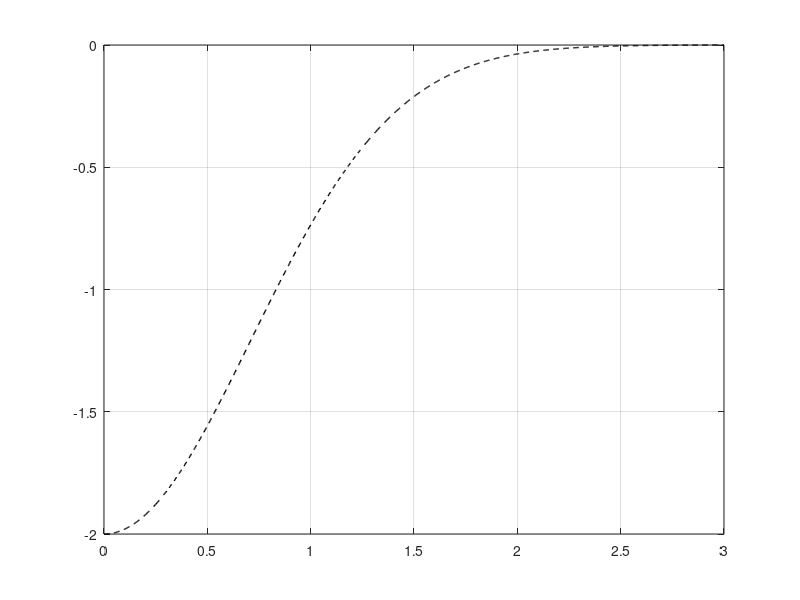

The MATLAB source for this figure: (Note: this script raises an error after producing the figure.)
% Esercizio 1 Laboratorio 12

clear; close all; clc

%% a) implementazione del metodo di Eulero in Avanti

f = @(t,y) -2 * t .* y;

% DOMANDA: perché non abbiamo usato il prodotto vettoriale (.*)? bensì il
% prodotto puntata (*)?
% SPIEGAZIONE: in questo caso particolare non è necessario perché la
% funzione eulero in avanti lavora con gli scalari. Questa scrittura ha
% però dei limiti.

t_0 = 0; t_max = 3;

y0 = -2;

%% b) soluzione del metodo di Eulero Avanti

% plot sol. esatta per confronto
figure(); 
xvect = linspace( t_0, t_max, 1e3 );
yvect = -2 * exp(- xvect.^2);                   % sol. esatta
plot( xvect, yvect, 'k--', 'LineWidth', 1 );
hold on; grid on;

% errore di approssimazione
err = zeros(1, 2);

% risoluzione problema di Cauchy
hvect = [ 3/6 3/20 ];
for ii = 1: 2
    [ th, uh ] = eulero_avanti( f, t_0, t_max, y0, hvect(ii) );
    yvect = -2 * exp(- th.^2);                  % ridimensionamento di y
    err( ii ) = norm( uh-yvect, inf );
    plot( th, uh );
end

% legenda e assi
title('metodo del Eulero Avanti');
legend( 'sol. esatta', 'h = 3/6', 'h = 3/20' );
xlabel( 't' );
ylabel( 'uh' );

% errore:
disp('metodo del Eulero in Avanti:');
for ii = 1:2
    fprintf(">> per h = %g, errore nell'approssimazione è: %g \n", hvect(ii), err(ii));
end

%% c) implementazione del metodo di Eulero Indietro

% f(t,y) = a(t)y + b(t)
a = @(t) -2 * t ; 
b = @(t) 0;

%% d) risoluzione del problema di Cauchy col metodo di Eulero Indietro
% plot sol. esatta per confronto
figure(); 
xvect = linspace( t_0, t_max, 1e3 );
yvect = -2 * exp(- xvect.^2);                   % sol. esatta
plot( xvect, yvect, 'k--', 'LineWidth', 1 );
hold on; grid on;

% errore di approssimazione
err = zeros(1, 2);

% risoluzione problema di Cauchy
hvect = [ 3/6 3/20 ];
for ii = 1: 2
    [ th, uh ] = eulero_indietro( a, b, t_0, t_max, y0, hvect(ii) );
    yvect = -2 * exp(- th.^2);                  % ridimensionamento di y
    err( ii ) = norm( uh-yvect, inf );
    plot( th, uh );
end

% legenda e assi
title('metodo del Eulero Indietro');
legend( 'sol. esatta', 'h = 3/6', 'h = 3/20' );
xlabel( 't' );
ylabel( 'uh' );

% errore:
disp('metodo del Eulero Indietro:');
for ii = 1:2
    fprintf(">> per h = %g, errore nell'approssimazione è: %g \n", hvect(ii), err(ii));
end

%==========================================================================
% COMMENTO
%==========================================================================
% A quanto pare metodo del Eulero Indietro converga più rapidamente rispetto
% al Eulero Avanti, ma come sappiamo dalla teoria, convergono alla stessa
% velocità; Però una differenza per h grande c'è, infatti osservando errore
% del E.A. per h=0.5: 0.442398, mentre errore del E.I. per h=0.5: 0.224268,
% quasi dimezzato.

%% e) andamento dell'errore

% calcolare il vettore dei passi temporali H (potenze di 2)
H = 2 .^ -(2:6);
N = length(H);

% creare vettori errore
err_ea = zeros(1,N);
err_ei = zeros(1,N);

% valore esatto --> function handle
y_ex = @(t) - 2 * exp( - t .^ 2 );
 
% per implementazione dei parametri di ingresso di EA EI richiamare i
% blocchi precedenti in particolare a) e c)

% ciclo for per diversi valori di H per risoluzione del problema
for ii = 1: N
    % calcolo soluzioni col metodo di Eulero Avanti/Indietro
    [ th_ea, uh_ea ] = eulero_avanti( f, t_0, t_max, y0, H(ii) );
    [ th_ei, uh_ei ] = eulero_indietro( a, b, t_0, t_max, y0, H(ii) );
    
    % calcolare l'errore
    err_ea(ii) = norm( uh_ea - y_ex(th_ea), inf );
    err_ei(ii) = norm( uh_ei - y_ex(th_ei), inf );
    
end

% plot in scala logaritmica
loglog( H, err_ea, H, err_ei, H, H, '--', H, H.^2, '--' );
title('Andamento degli errori');
legend( 'err_{EA}', 'err_{EI}', 'ref: H', 'ref: H^2' );
xlabel( 'passi di discretizzazione: H' );   % leggere da dx a sx
ylabel( 'errore' );
grid on;

%==========================================================================
% COMMENTO
%==========================================================================
% 1. Errori decrescono al decrescere di H, quindi convergono.
% 2. Gli errori si prensentano come una retta, pertanto hanno un andamento
%    logaritmica.
% 3. Rette di errori hanno una pendenza simile ad H^1 => convergenza ord. 1
% 4. Le rette di errori si differiscono solo all'inizio (come abbiamo
%    osservato in precedenza), poi convergono alla stessa velocità (H^1).